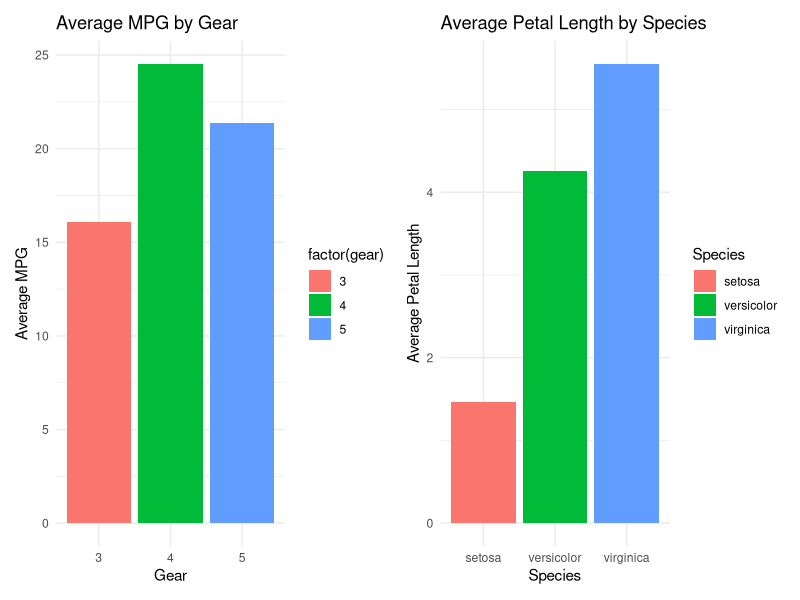

The R source for this figure:
library(dplyr)
data("mtcars")
data("iris")

mtcars %>%filter(hp>100)

mtcars%>%filter(cyl%in%c(4,6)&c(4,6)&am==0)

iris%>%filter(Species == "Setosa" & Petal.Length)

mtcars%>%select(mpg,cyl,hp)

mtcars%>%select(-drat,-wt)

iris%>%select(starts_with("Sepal"))

mtcars%>%
  group_by(cyl)%>%
  summarise(avg_mpg = mean(mpg),avg_hp = mean(hp))

iris%>%
  group_by(Species)%>%
  summarise(max_sepal_length = max(Sepal.Length),max_sepal_width = max(Sepal.Width))

mtcars%>%
  filter(vs == 0) %>%
  select(mpg,qsec,am)%>%
  group_by(am)%>%
  summarise(mean_mpg = mean(mpg))

iris%>%
  group_by(Species)%>%
  filter(Petal.Width>1)%>%
  summarise(mean_petal_length = mean(Petal.Length))


library(ggplot2)
library(patchwork)

p1<-mtcars%>%
  group_by(gear)%>%
  summarise(avg_mpg = mean(mpg))%>%
  ggplot((aes(x=factor(gear),y=avg_mpg,fill = factor(gear))))+
  geom_bar(stat = "identity")+
  labs(title = "Average MPG by Gear",x="Gear",y="Average MPG")+
  theme_minimal()

p2<-iris%>%
  group_by(Species)%>%
  summarise(avg_petal_length = mean(Petal.Length))%>%
  ggplot(aes(x=Species,y=avg_petal_length,fill=Species))+
  geom_bar(stat = "identity")+
  labs(title = "Average Petal Length by Species",y="Average Petal Length")+
  theme_minimal()

p1+p2+plot_layout(widths = c(2,2))
